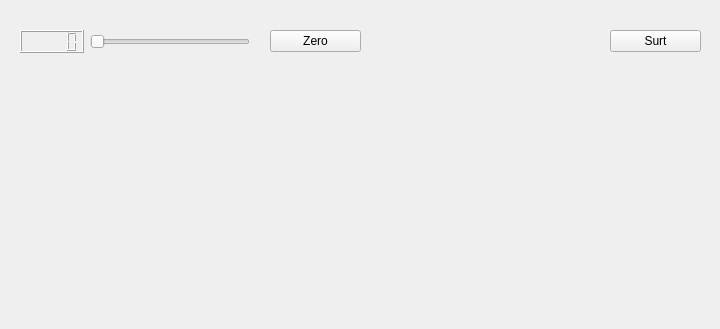
<?xml version="1.0" encoding="UTF-8"?>
<ui version="4.0">
 <class>Form</class>
 <widget class="QWidget" name="Form">
  <property name="geometry">
   <rect>
    <x>0</x>
    <y>0</y>
    <width>720</width>
    <height>329</height>
   </rect>
  </property>
  <property name="windowTitle">
   <string>Form</string>
  </property>
  <widget class="QSlider" name="horizontalSlider">
   <property name="geometry">
    <rect>
     <x>90</x>
     <y>30</y>
     <width>160</width>
     <height>23</height>
    </rect>
   </property>
   <property name="orientation">
    <enum>Qt::Horizontal</enum>
   </property>
  </widget>
  <widget class="MyLCD" name="lcdNumber">
   <property name="geometry">
    <rect>
     <x>20</x>
     <y>30</y>
     <width>64</width>
     <height>23</height>
    </rect>
   </property>
  </widget>
  <widget class="QPushButton" name="pushButton">
   <property name="geometry">
    <rect>
     <x>270</x>
     <y>30</y>
     <width>91</width>
     <height>22</height>
    </rect>
   </property>
   <property name="text">
    <string>Zero</string>
   </property>
  </widget>
  <widget class="QPushButton" name="pushButton_2">
   <property name="geometry">
    <rect>
     <x>610</x>
     <y>30</y>
     <width>91</width>
     <height>22</height>
    </rect>
   </property>
   <property name="text">
    <string>Surt</string>
   </property>
  </widget>
 </widget>
 <customwidgets>
  <customwidget>
   <class>MyLCD</class>
   <extends>QLCDNumber</extends>
   <header>MyLCD.h</header>
   <slots>
    <slot>posarCero()</slot>
    <slot>posarNumero(int)</slot>
   </slots>
  </customwidget>
 </customwidgets>
 <resources/>
 <connections>
  <connection>
   <sender>horizontalSlider</sender>
   <signal>sliderMoved(int)</signal>
   <receiver>lcdNumber</receiver>
   <slot>display(int)</slot>
   <hints>
    <hint type="sourcelabel">
     <x>131</x>
     <y>45</y>
    </hint>
    <hint type="destinationlabel">
     <x>44</x>
     <y>44</y>
    </hint>
   </hints>
  </connection>
  <connection>
   <sender>pushButton_2</sender>
   <signal>clicked()</signal>
   <receiver>Form</receiver>
   <slot>close()</slot>
   <hints>
    <hint type="sourcelabel">
     <x>672</x>
     <y>41</y>
    </hint>
    <hint type="destinationlabel">
     <x>611</x>
     <y>159</y>
    </hint>
   </hints>
  </connection>
  <connection>
   <sender>pushButton</sender>
   <signal>clicked()</signal>
   <receiver>lcdNumber</receiver>
   <slot>posarCero()</slot>
   <hints>
    <hint type="sourcelabel">
     <x>337</x>
     <y>42</y>
    </hint>
    <hint type="destinationlabel">
     <x>45</x>
     <y>39</y>
    </hint>
   </hints>
  </connection>
  <connection>
   <sender>horizontalSlider</sender>
   <signal>sliderMoved(int)</signal>
   <receiver>lcdNumber</receiver>
   <slot>posarNumero(int)</slot>
   <hints>
    <hint type="sourcelabel">
     <x>93</x>
     <y>38</y>
    </hint>
    <hint type="destinationlabel">
     <x>80</x>
     <y>35</y>
    </hint>
   </hints>
  </connection>
 </connections>
</ui>
